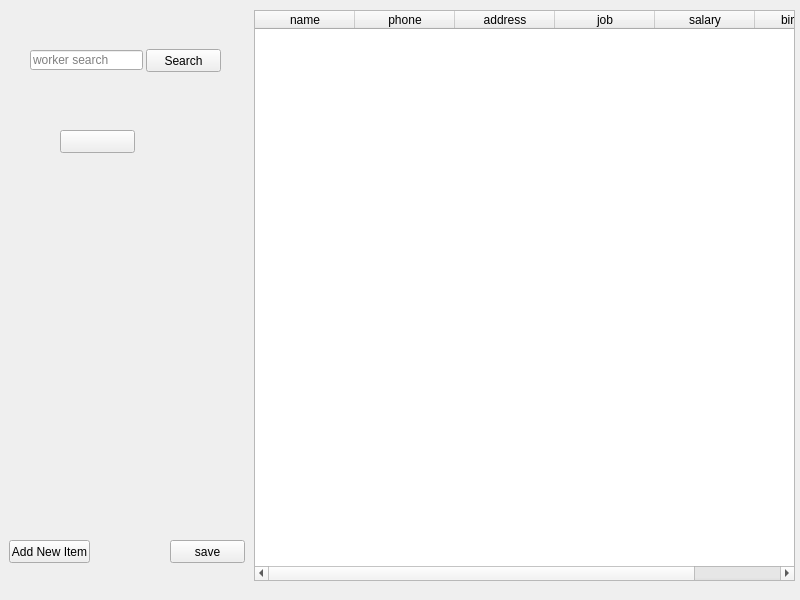
<?xml version="1.0" encoding="UTF-8"?>
<ui version="4.0">
 <class>Form</class>
 <widget class="QWidget" name="Form">
  <property name="geometry">
   <rect>
    <x>0</x>
    <y>0</y>
    <width>800</width>
    <height>600</height>
   </rect>
  </property>
  <property name="windowTitle">
   <string>Form</string>
  </property>
  <widget class="QPushButton" name="save_bt">
   <property name="geometry">
    <rect>
     <x>170</x>
     <y>540</y>
     <width>75</width>
     <height>23</height>
    </rect>
   </property>
   <property name="text">
    <string>save</string>
   </property>
  </widget>
  <widget class="QTableWidget" name="staff_table">
   <property name="geometry">
    <rect>
     <x>254</x>
     <y>10</y>
     <width>541</width>
     <height>571</height>
    </rect>
   </property>
   <column>
    <property name="text">
     <string>name</string>
    </property>
   </column>
   <column>
    <property name="text">
     <string>phone</string>
    </property>
   </column>
   <column>
    <property name="text">
     <string>address</string>
    </property>
   </column>
   <column>
    <property name="text">
     <string>job</string>
    </property>
   </column>
   <column>
    <property name="text">
     <string>salary</string>
    </property>
   </column>
   <column>
    <property name="text">
     <string>birth Day</string>
    </property>
   </column>
  </widget>
  <widget class="QPushButton" name="addworker_bt">
   <property name="geometry">
    <rect>
     <x>9</x>
     <y>540</y>
     <width>81</width>
     <height>23</height>
    </rect>
   </property>
   <property name="text">
    <string>Add New Item</string>
   </property>
  </widget>
  <widget class="QPushButton" name="search_bt">
   <property name="geometry">
    <rect>
     <x>146</x>
     <y>49</y>
     <width>75</width>
     <height>23</height>
    </rect>
   </property>
   <property name="text">
    <string>Search</string>
   </property>
  </widget>
  <widget class="QPushButton" name="reset_table_bt">
   <property name="geometry">
    <rect>
     <x>60</x>
     <y>130</y>
     <width>75</width>
     <height>23</height>
    </rect>
   </property>
   <property name="text">
    <string/>
   </property>
  </widget>
  <widget class="QLineEdit" name="worker_search">
   <property name="geometry">
    <rect>
     <x>30</x>
     <y>50</y>
     <width>113</width>
     <height>20</height>
    </rect>
   </property>
   <property name="placeholderText">
    <string>worker search</string>
   </property>
  </widget>
 </widget>
 <resources/>
 <connections/>
</ui>
